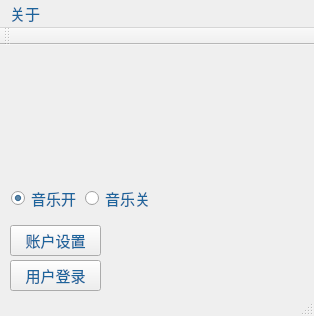
<?xml version="1.0" encoding="UTF-8"?>
<ui version="4.0">
 <class>MainWindow</class>
 <widget class="QMainWindow" name="MainWindow">
  <property name="geometry">
   <rect>
    <x>0</x>
    <y>0</y>
    <width>314</width>
    <height>316</height>
   </rect>
  </property>
  <property name="minimumSize">
   <size>
    <width>314</width>
    <height>316</height>
   </size>
  </property>
  <property name="maximumSize">
   <size>
    <width>314</width>
    <height>316</height>
   </size>
  </property>
  <property name="windowTitle">
   <string>仓库管理系统_V_0.01</string>
  </property>
  <property name="windowIcon">
   <iconset>
    <normaloff>resources/ico/new_logo.ico</normaloff>resources/ico/new_logo.ico</iconset>
  </property>
  <property name="styleSheet">
   <string notr="true">*{	
	font-family:微软雅黑;
	font-size:15px;
	color: #1d649c;
}</string>
  </property>
  <widget class="QWidget" name="centralwidget">
   <widget class="QPushButton" name="pushButton">
    <property name="geometry">
     <rect>
      <x>10</x>
      <y>215</y>
      <width>91</width>
      <height>31</height>
     </rect>
    </property>
    <property name="sizePolicy">
     <sizepolicy hsizetype="Minimum" vsizetype="Minimum">
      <horstretch>0</horstretch>
      <verstretch>0</verstretch>
     </sizepolicy>
    </property>
    <property name="text">
     <string>用户登录</string>
    </property>
   </widget>
   <widget class="QPushButton" name="pushButton_2">
    <property name="geometry">
     <rect>
      <x>10</x>
      <y>180</y>
      <width>91</width>
      <height>31</height>
     </rect>
    </property>
    <property name="sizePolicy">
     <sizepolicy hsizetype="Minimum" vsizetype="Minimum">
      <horstretch>0</horstretch>
      <verstretch>0</verstretch>
     </sizepolicy>
    </property>
    <property name="text">
     <string>账户设置</string>
    </property>
   </widget>
   <widget class="QLabel" name="label">
    <property name="geometry">
     <rect>
      <x>0</x>
      <y>0</y>
      <width>321</width>
      <height>271</height>
     </rect>
    </property>
    <property name="text">
     <string/>
    </property>
    <property name="pixmap">
     <pixmap>resources/jpeg/background.jpeg</pixmap>
    </property>
    <property name="scaledContents">
     <bool>true</bool>
    </property>
   </widget>
   <widget class="QRadioButton" name="radioButton">
    <property name="geometry">
     <rect>
      <x>11</x>
      <y>141</y>
      <width>68</width>
      <height>24</height>
     </rect>
    </property>
    <property name="text">
     <string>音乐开</string>
    </property>
    <property name="checked">
     <bool>true</bool>
    </property>
   </widget>
   <widget class="QRadioButton" name="radioButton_2">
    <property name="geometry">
     <rect>
      <x>85</x>
      <y>141</y>
      <width>68</width>
      <height>24</height>
     </rect>
    </property>
    <property name="text">
     <string>音乐关</string>
    </property>
   </widget>
   <zorder>label</zorder>
   <zorder>pushButton</zorder>
   <zorder>pushButton_2</zorder>
   <zorder>radioButton</zorder>
   <zorder>radioButton_2</zorder>
  </widget>
  <widget class="QMenuBar" name="menubar">
   <property name="geometry">
    <rect>
     <x>0</x>
     <y>0</y>
     <width>314</width>
     <height>26</height>
    </rect>
   </property>
   <widget class="QMenu" name="menu">
    <property name="title">
     <string>关于</string>
    </property>
   </widget>
   <addaction name="menu"/>
  </widget>
  <widget class="QStatusBar" name="statusbar"/>
  <widget class="QToolBar" name="toolBar">
   <property name="windowTitle">
    <string>toolBar</string>
   </property>
   <attribute name="toolBarArea">
    <enum>TopToolBarArea</enum>
   </attribute>
   <attribute name="toolBarBreak">
    <bool>false</bool>
   </attribute>
  </widget>
 </widget>
 <resources/>
 <connections/>
</ui>
